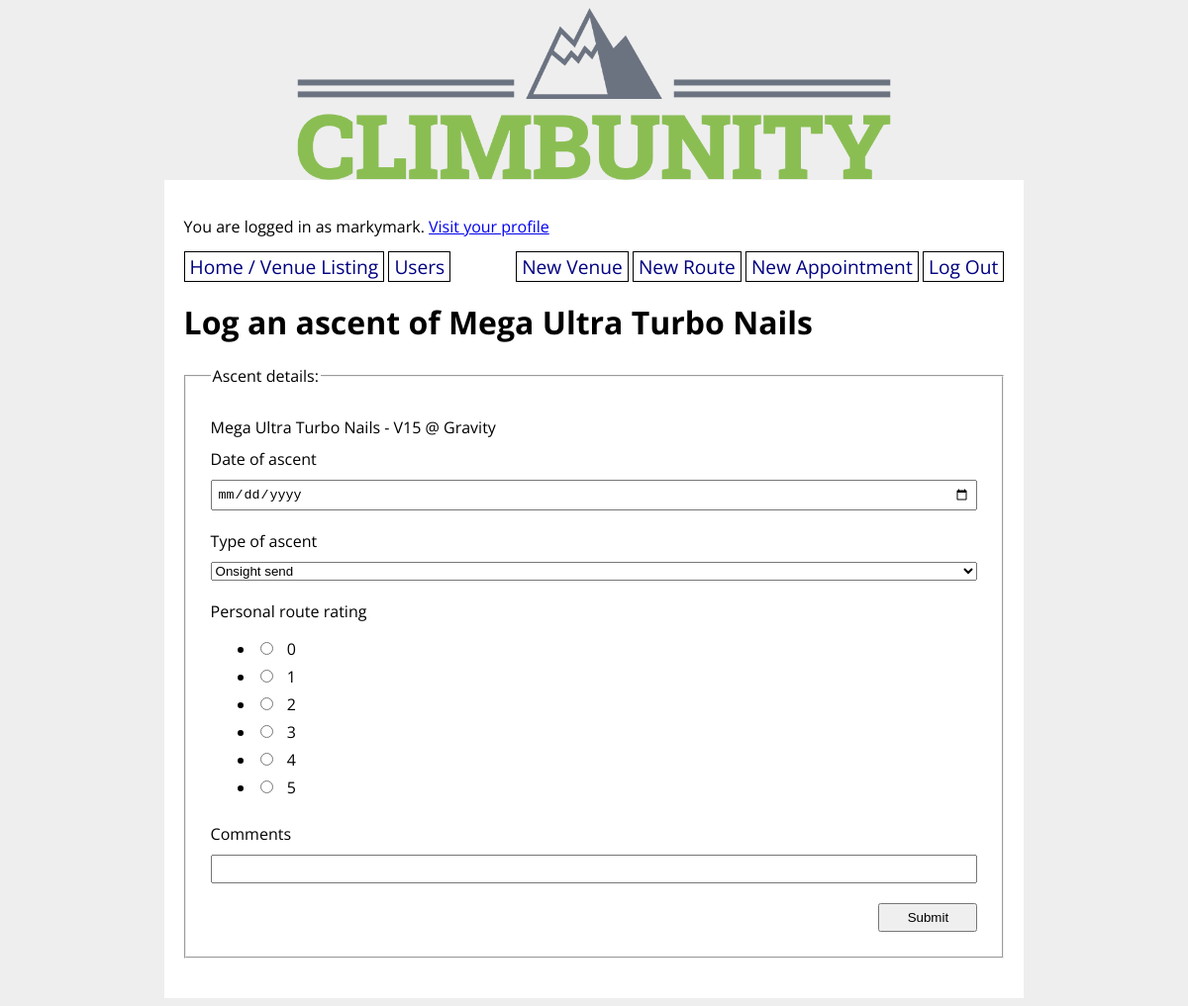
The page /log_ascent/1 (signed in) on the database its author committed.
### climbunity_app/models.py (models this page shows, shortened)
class User(UserMixin, db.Model):
    id = db.Column(db.Integer, primary_key=True)
    username = db.Column(db.String(80), nullable=False, unique=True)
    password = db.Column(db.String(200), nullable=False)
    email = db.Column(db.String(200), nullable=False)
    first_name = db.Column(db.String(50), nullable=False)
    last_name = db.Column(db.String(50), nullable=False)
    address = db.Column(db.String(200), nullable=False)
    has_gear = db.Column(db.Boolean, nullable=False)
    user_projects = db.relationship('Route',
        secondary='user_project_lists', back_populates='projecting_users'
    )
    user_appointments = db.relationship('Appointment',
        secondary='appointment_guests', back_populates='appointment_attendants'
    )
    user_does_styles = db.relationship('Style',
        secondary='user_style_lists', back_populates='climber_styles'
    )

class Route(db.Model):
    id = db.Column(db.Integer, primary_key=True)
    venue_id = db.Column(db.Integer, db.ForeignKey('venue.id'), nullable=False)
    setter_id = db.Column(db.Integer, db.ForeignKey('user.id'))
    name = db.Column(db.String(80), nullable=False)
    grade = db.Column(db.String(10), nullable=False)
    photo_url = db.Column(URLType)
    route_set_date = db.Column(db.Date)
    route_takedown_date = db.Column(db.Date)
    projecting_users = db.relationship('User',
        secondary='user_project_lists', back_populates='user_projects'
    )
    ascents_on_route = db.relationship('Ascent',
        secondary='route_ascent_lists', back_populates='routes_ascended'
    )
    possible_route_styles = db.relationship('Style',
        secondary='route_style_lists', back_populates='route_styles'
    )
    route_tags = db.relationship('Tag',
        secondary='route_tag_lists', back_populates='tagged_routes'
    )

class Venue(db.Model):
    id = db.Column(db.Integer, primary_key=True)
    name = db.Column(db.String(80), nullable=False)
    address = db.Column(db.String(80), nullable=False)
    open_hours = db.Column(db.String(1000))
    description = db.Column(db.String(1000))
    booked_appointments = db.relationship('Appointment',
        secondary='venue_bookings', back_populates='appointment_venues'
    )

### climbunity_app/main/routes.py (the view, shortened to what this page needs)
@main.route('/log_ascent/<route_id>', methods=['GET','POST'])
@login_required
def log_ascent(route_id):
    route = Route.query.get(route_id)
    venue = Venue.query.get(route.venue_id)
    form = AscentForm()
    return render_template('new_ascent.html', route_id=route.id, route=route, venue=venue, form=form)

### climbunity_app/main/forms.py
class AscentForm(FlaskForm):
    ascent_date = DateField("Date of ascent", validators=[DataRequired()])
    ascent_type = SelectField("Type of ascent", choices=SendType.choices(), validators=[DataRequired()])
    rating = RadioField("Personal route rating", choices=[0,1,2,3,4,5])
    comments = StringField("Comments", validators=[Length(max=1000, message="Please limit comments to 1000 characters.")])
    submit = SubmitField('Submit')

### climbunity_app/extensions.py (called while the page is built)
@login_manager.user_loader
def load_user(user_id):
    return User.query.get(user_id)

### climbunity_app/utils.py (called while the page is built)
    def __str__(self):
        return str(self.value)

### climbunity_app/templates/new_ascent.html (shortened to what this page needs)
{% extends 'base.html' %}
{% block content %}
<h1>Log an ascent of {{ route.name }}</h1>
<form method="POST" action="/log_ascent/{{ route.id }}">
    <fieldset>
        <legend>Ascent details:</legend>
        <p>{{ route.name }} - {{ route.grade }} @ {{ venue.name }}</p>
        {{ form.ascent_date.label }}
        {{ form.ascent_date }}
        {{ form.ascent_type.label }}
        {{ form.ascent_type }}
        {{ form.rating.label }}
        {{ form.rating }}
        {{ form.comments.label }}
        {{ form.comments }}
        {{ form.submit }}
    </fieldset>
</form>
{% endblock %}

### climbunity_app/templates/partials/nav_buttons_partial.html (shortened to what this page needs)
<div>
    {% if current_user.is_authenticated %}
        <p>You are logged in as {{ current_user.username }}. <a href="/profile/{{ current_user.id }}">Visit your profile</a></p>
    {% endif %}
</div>
<nav>
    <div>
        <a href="/">Home / Venue Listing</a>
        <a href="/users">Users</a>
    </div>
    <div>
        {% if current_user.is_authenticated %}
            <a href="/new_venue">New Venue</a>
            <a href="/new_route">New Route</a>
            <a href="/new_appointment">New Appointment</a>
            <a href="/logout">Log Out</a>
        {% else %}
            <a href="/signup">Sign Up</a>
            <a href="/login">Log In</a>
        {% endif %}
    </div>
</nav>

### climbunity_app/static/style.css (style rules this page uses)
body { display: flex; flex-direction: column; align-items: center; background-color: #eee; font-family: 'Open Sans', sans-serif; }
nav { width: 100%; display: flex; flex-direction: row; justify-content: space-between; }
nav a { color: navy; text-decoration: none; border: 1px solid black; padding: 1px 5px; font-size: 1.2em; }
fieldset { display: flex; flex-direction: column; margin: 20px 0; padding: 20px; }
fieldset * { margin: 5px; }
fieldset input { padding: 5px; }
input[type=submit] { width: 100px; align-self: flex-end; }

### rows shown on the page
User: username "markymark"
Route: name "Mega Ultra Turbo Nails", grade "V15"
Venue: name "Gravity"
